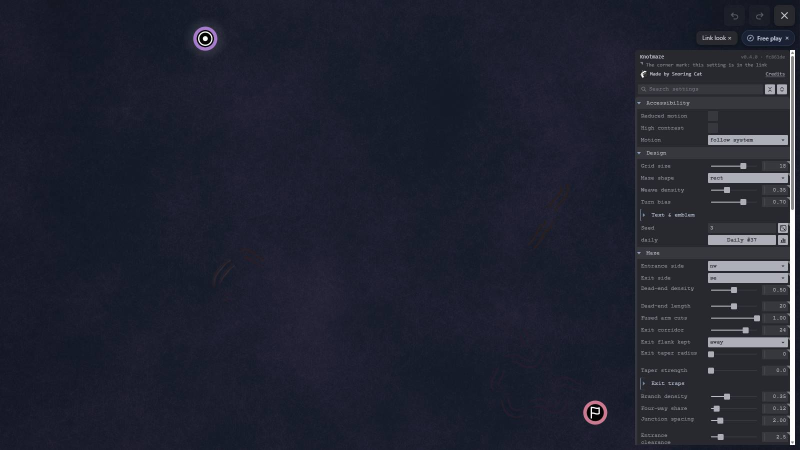
#> input picture .claude/probes/K1444/g2_50.jpg, 1600 x 900 px (shown at 1/2 size); the run also reads 1 picture not shown here
$ python places.py ../K1444/g2_50.jpg ../K1444/g2_64.jpg 5
#> lines starting #> are read from the running program, lines starting #| are printed output that depends on the picture
# K1582 (27Z5) Done 4: places where two builds' border frames differ.
#   python places.py <a.png> <b.png>
# A place is a 24x24 device-px cell holding a changed pixel (luminance step
# >= 1, the all-maze tool's listing step), merged with its 8 neighbours into
# one place while they touch (analyze_maze.py's grouping, restated). Gain =
# b's luminance over a's (ink gained: a gap closed, the spots' direction).
# Prints the place counts and the three largest places of each kind.
import sys
import numpy as np
from PIL import Image
def lum(p):
#> called with p = '../K1444/g2_50.jpg'
    a = np.asarray(Image.open(p).convert("RGB")).astype(int)
    return (299 * a[:, :, 0] + 587 * a[:, :, 1] + 114 * a[:, :, 2]) // 1000
A, B = lum(sys.argv[1]), lum(sys.argv[2])
#> call 2 of lum, with p = '../K1444/g2_64.jpg'
#> in lum (call 2), `return (299 * a[:, :, 0] + 587 * a[:, :, 1] + 114 * a[:, :, 2]) // 1000`:
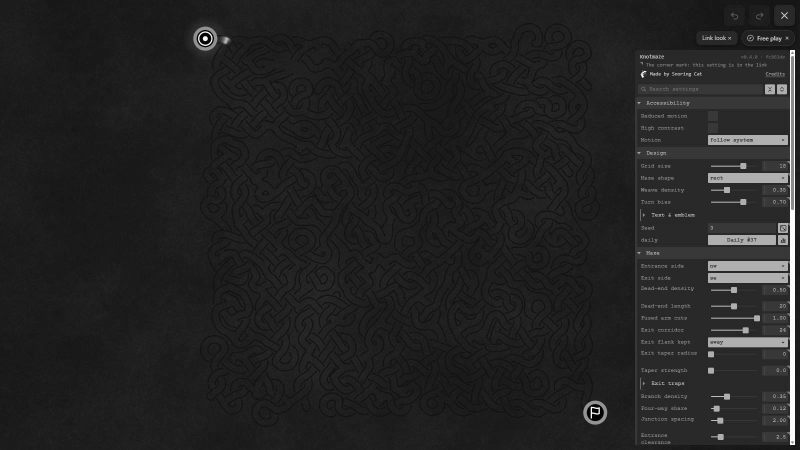
#> returned value: shape (900, 1600) int64 (shown at 1/2 size); min 0, max 255, mean 35.1
STEP = int(sys.argv[3]) if len(sys.argv) > 3 else 1
diff = B - A
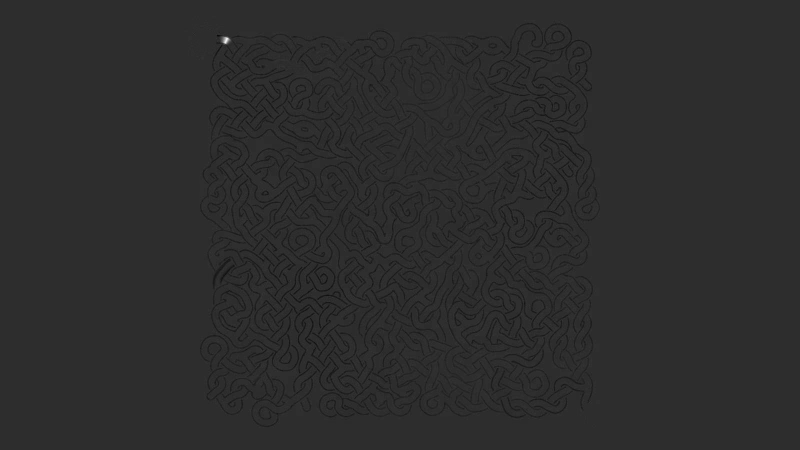
#> diff: shape (900, 1600) int64 (shown at 1/2 size); min -36, max 164, mean -0.8; drawn with min black and max white
for name, mask in (("any", np.abs(diff) >= STEP), ("gain", diff >= STEP)):
    ys, xs = np.nonzero(mask)
    cells = {}
    for y, x in zip(ys.tolist(), xs.tolist()):
        k = (y // 24, x // 24)
        cells.setdefault(k, []).append((x, y, int(diff[y, x])))
    seen, places = set(), []
    for k in cells:
        if k in seen: continue
        stack, comp = [k], []
        seen.add(k)
        while stack:
            c = stack.pop(); comp.append(c)
            for dy in (-1, 0, 1):
                for dx in (-1, 0, 1):
                    n = (c[0] + dy, c[1] + dx)
                    if n in cells and n not in seen: seen.add(n); stack.append(n)
        px = [p for c in comp for p in cells[c]]
        places.append((len(px), sum(abs(p[2]) for p in px) / max(len(px), 1),
                       sum(p[0] for p in px) / len(px), sum(p[1] for p in px) / len(px)))
    places.sort(reverse=True)
    print(f"{name}: {len(places)} places, {int(mask.sum())} px")
    for n, mean, mx, my in places[:3]:
        print(f"  largest: {n} px at device {mx:.0f},{my:.0f} (mean step {mean:+.1f})")
    top = sorted(cells.items(), key=lambda kv: -len(kv[1]))[:3]
    print(f"  cells: {len(cells)}")
    for (cy, cx), px in top:
        print(f"  largest cell: {len(px)} px at device {cx * 24 + 12},{cy * 24 + 12}")
#> this loop made 2 passes
#> name on passes 1 to 2: 'any', 'gain'
#| any: 1 places, 138613 px
#|   largest: 138613 px at device 792,455 (mean step +9.2)
#|   cells: 1077
#|   largest cell: 358 px at device 444,84
#|   largest cell: 302 px at device 444,540
#|   largest cell: 220 px at device 1164,132
#| gain: 1 places, 9940 px
#|   largest: 9940 px at device 773,449 (mean step +7.4)
#|   cells: 1043
#|   largest cell: 262 px at device 444,84
#> (further printed lines are left out)
